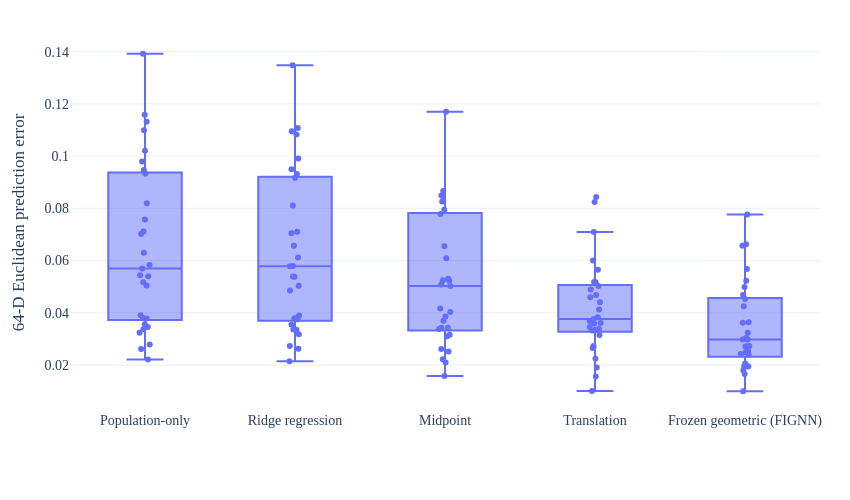

Here is the notebook cell this chart was saved with:
### Code cell
# ============================================================
# 16. STAGE 2 — FIVE-METHOD ERROR FIGURE
# ============================================================

plot_df = calibration_df.copy()

plot_df = plot_df.sort_values("Method")

plot_df["Method"] = plot_df["method"].map(method_labels)

plot_df["Method"] = pd.Categorical(
    plot_df["Method"],
    categories=[
        method_labels[m]
        for m in METHOD_ORDER
    ],
    ordered=True,
)

fig = px.box(
    plot_df,
    x="Method",
    y="error_64D",
    points="all",
    category_orders={
        "Method": [
            "Population-only",
            "Ridge regression",
            "Midpoint",
            "Translation",
            "Frozen geometric (FIGNN)",
        ]
    },
)

fig.update_traces(
    jitter=0.18,
    pointpos=0,
    marker=dict(size=6),
)

fig.update_layout(
    template="plotly_white",
    width=850,
    height=500,
    margin=dict(
        l=70,
        r=30,
        t=35,
        b=90,
    ),
    font=dict(
        family="Times New Roman",
        size=14,
    ),
    title=None,
    xaxis_title=None,
    yaxis_title="64-D Euclidean prediction error",
)

fig.show()

# ------------------------------------------------------------
# SAVE PAPER FIGURE
# ------------------------------------------------------------
FIG_DIR = os.path.join(PROJECT_ROOT, "paper_clean", "figures")

os.makedirs(FIG_DIR, exist_ok=True)

FIG_STAGE2 = os.path.join(
    FIG_DIR,
    "fig_stage2_calibration_error.pdf"
)

FIG_STAGE2_PNG = os.path.join(
    FIG_DIR,
    "fig_stage2_calibration_error.png"
)

fig.write_image(
    str(FIG_STAGE2),
    format="pdf",
)

fig.write_image(
    str(FIG_STAGE2_PNG),
    format="png",
    scale=2,
)

print(f"Saved PDF : {FIG_STAGE2}")
print(f"Saved PNG : {FIG_STAGE2_PNG}")

### Figure 1 — Plotly figure (JSON) as saved in the notebook; plotly's stock layout.template omitted (floating-point values rounded to 4 significant figures; data arrays with more than 128 entries replaced by an {"elided": "..."} marker saying what was removed)
{"data": [{"alignmentgroup": "True", "boxpoints": "all", "hovertemplate": "Method=%{x}<br>error_64D=%{y}<extra></extra>", "jitter": 0.18, "legendgroup": "", "marker": {"color": "#636efa", "size": 6}, "name": "", "notched": false, "offsetgroup": "", "orientation": "v", "pointpos": 0, "showlegend": false, "type": "box", "x": {"elided": "145 str values"}, "x0": " ", "xaxis": "x", "y": {"elided": "145 float values"}, "y0": " ", "yaxis": "y"}], "layout": {"boxmode": "group", "font": {"family": "Times New Roman", "size": 14}, "height": 500, "legend": {"tracegroupgap": 0}, "margin": {"b": 90, "l": 70, "r": 30, "t": 35}, "title": {}, "width": 850, "xaxis": {"anchor": "y", "categoryarray": ["Population-only", "Ridge regression", "Midpoint", "Translation", "Frozen geometric (FIGNN)"], "categoryorder": "array", "domain": [0, 1], "title": {}}, "yaxis": {"anchor": "x", "domain": [0, 1], "title": {"text": "64-D Euclidean prediction error"}}}}
